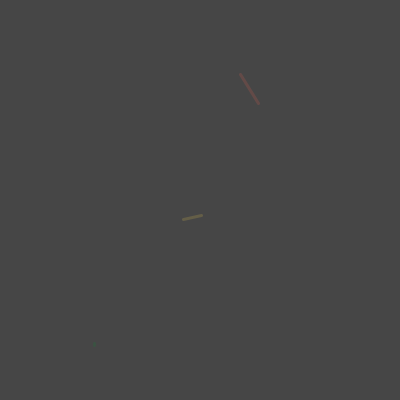
Frame 1 (no input)
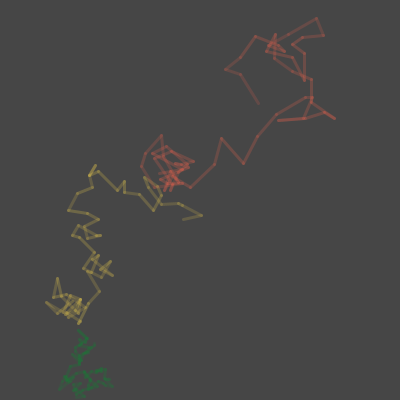
Frame 60 (the mouse pressed at the canvas centre just before this capture)
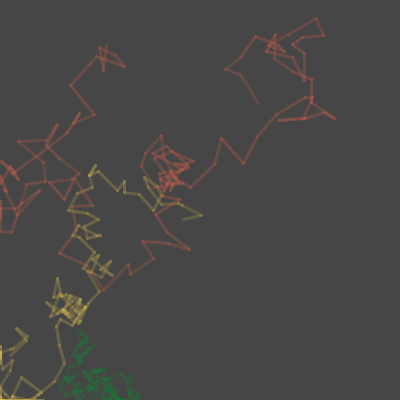
Frame 120 (the mouse held since frame 60 and released just before this capture)

The Processing sketch that drew these frames (run headless with seeded random() and noise(); from frame 60 on, the mouse is pressed at the canvas centre):

// Processing sketch: scribbler_othergreen
// ── scribbler_othergreen.pde
int SIZE;
Scribbler s1, s2,s3;
int baset, tvar;

class Scribbler {
  float x1, y1,x2,y2;
  int r;
  color c;
  int tr;

  Scribbler(float x1, float y1, int r, color c) {
    this.x1 = x1;
    this.y1 = y1;
    this.r = r;
    this.c = c;
    this.tr = baset + int(random(-tvar, tvar));
  }
  
  void scribble() {
    tr = baset + int(random(-tvar, tvar));
    stroke(c, tr);
    x2 = max(0, x1 + random(-r,r));
    x2 = min(x2, SIZE);
    y2 = max(0,y1 + random(-r,r));
    y2 = min(y2, SIZE);
    line(x1, y1, x2, y2);
    x1 = x2;
    y1 = y2;
  }
}

void setup() {
  SIZE = 400;
  surface.setSize(SIZE, SIZE);
  background(70);
  strokeWeight(3);
  baset = 50;
  tvar = 10;
  s1 = new Scribbler(random(SIZE), random(SIZE), 30, color(248, 99, 76));
  s2 = new Scribbler(random(SIZE), random(SIZE), 10, color(10, 134, 47));
  s3 = new Scribbler(random(SIZE), random(SIZE), 20, color(248, 214, 76));

}

void draw() {
    s1.scribble();
    s2.scribble();
    s3.scribble();

}
